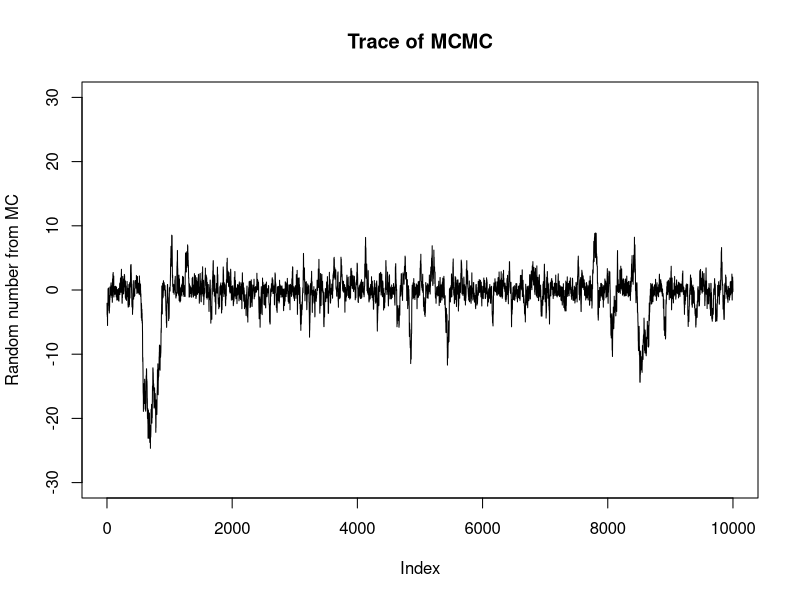
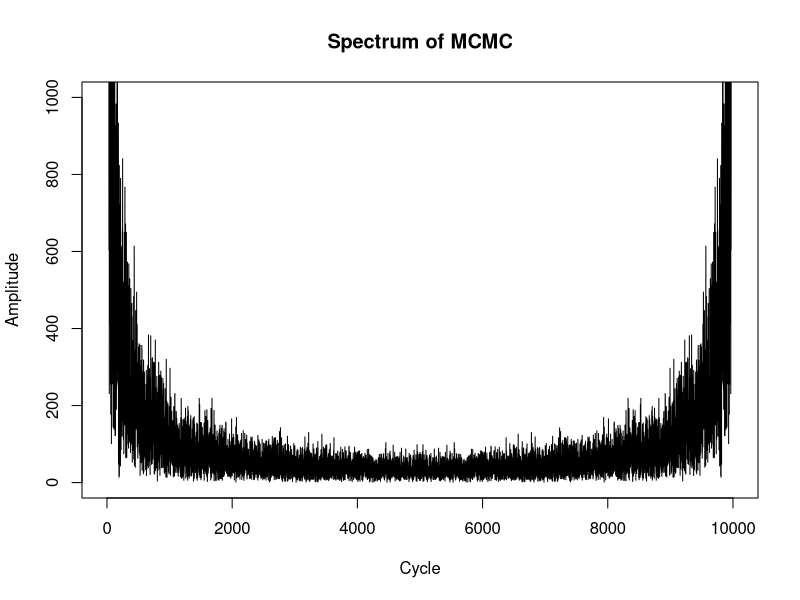
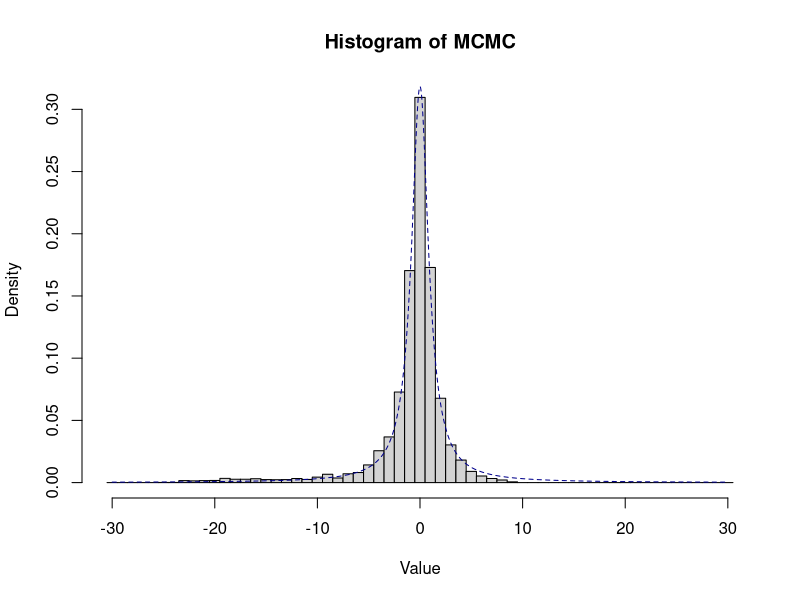
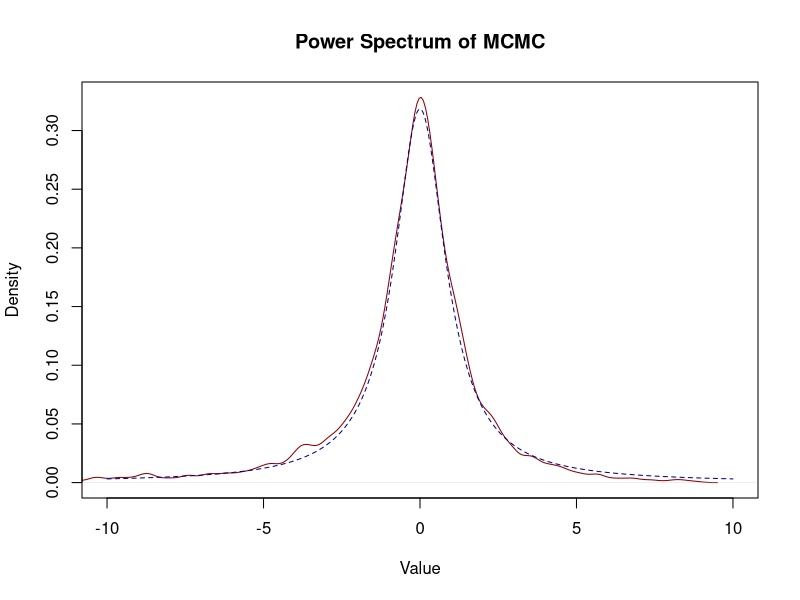
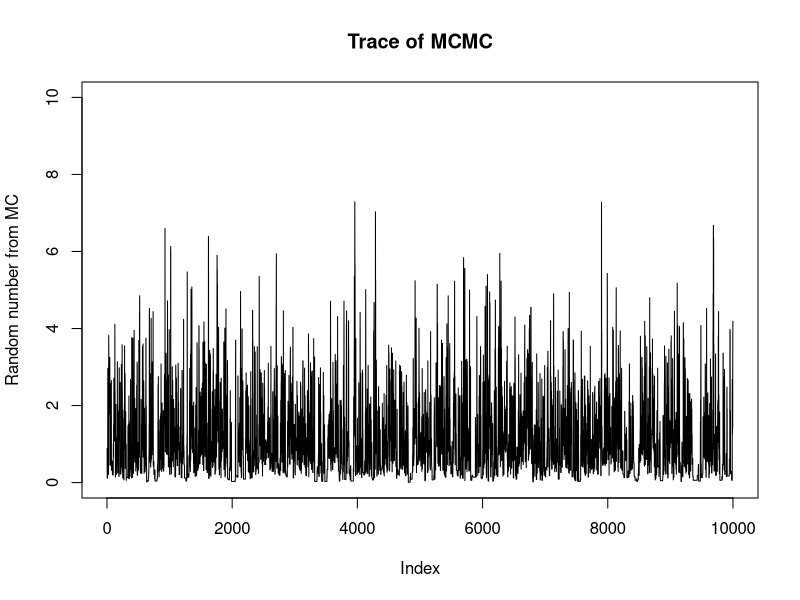
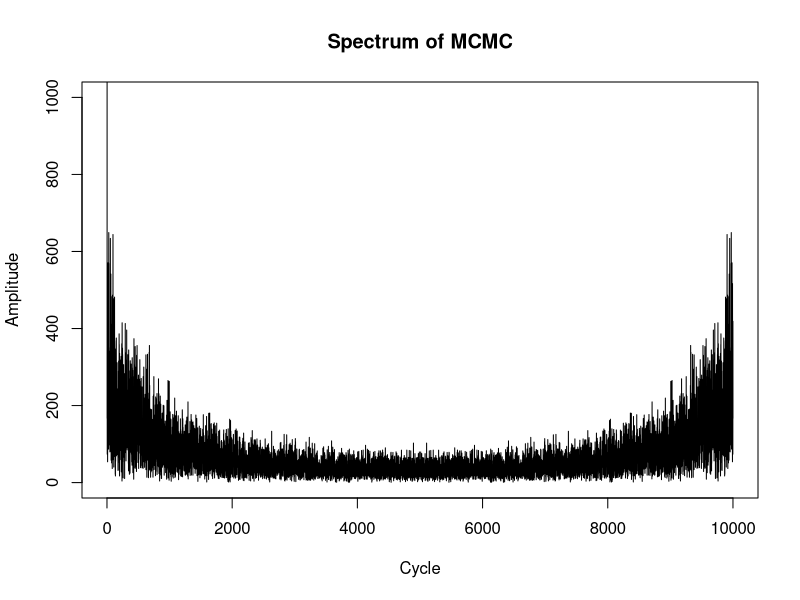
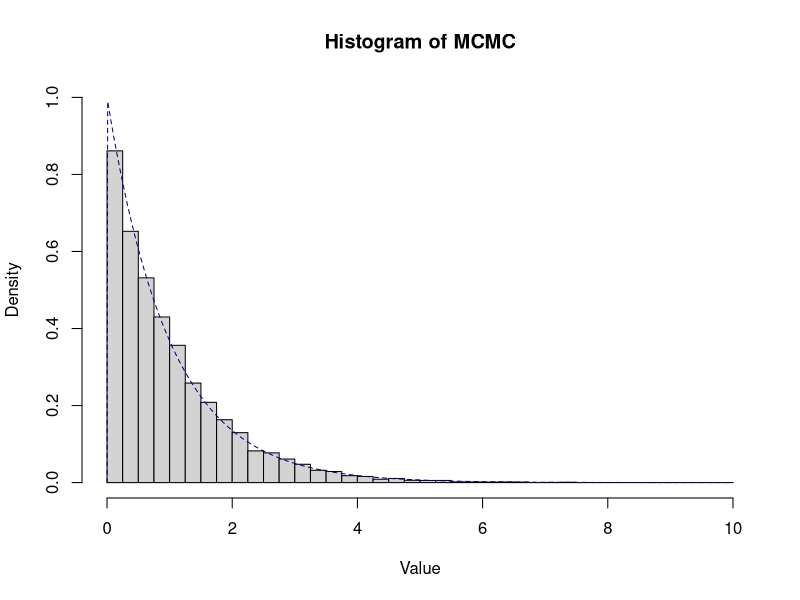
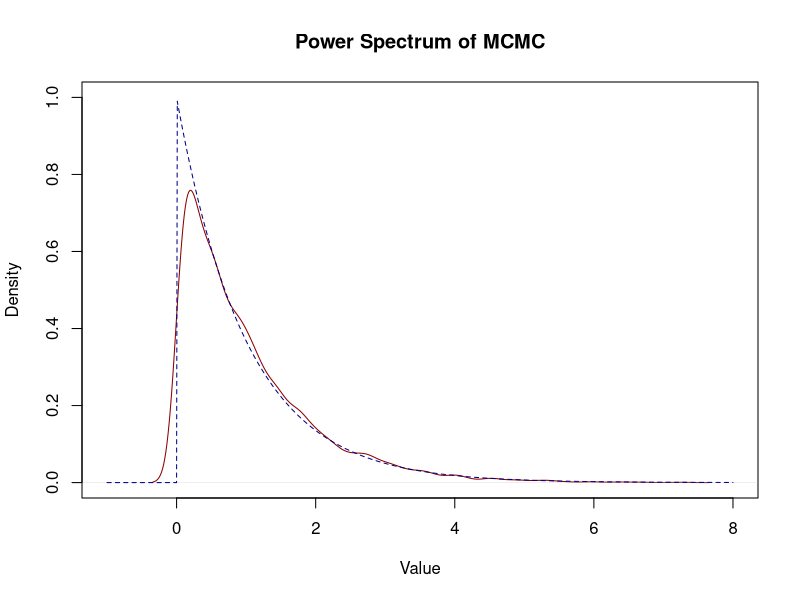

Source code (R) for these figures, in order:
#Program MCMC
#Markov Chain Monte-Carlo Method
#Author: Xiaohua_Ye
#======================================================================================
#Public
#1. The probability density function of cauchy distribution
#1.1 Cauchy Distribution:
Cauchy = function(theta, mu = 0, gam = 1){return(1/(pi*gam*(1+((theta-mu)/gam)^2)))}
#1.2 Exponential Distribution
Exponential = function(theta, lam = 1){return(ifelse(theta > 0, lam*exp(-lam*theta), 0))}
#1.3 2 Dim Normal Distribution
twoDimNormal = function(theta1, theta2, mu1 = 0, mu2 = 0, sigma1 = 1, sigma2 = 1, rou = 0){return(exp(-((theta1-mu1)^2/sigma1^2+(theta2-mu2)^2/sigma2^2-2*rou*(theta1-mu1)*(theta2-mu2)/sigma1/sigma2)/(2*sqrt(1-rou*rou)))/(2*pi*sigma1*sigma2*sqrt(1-rou*rou)))}
#1.4 Conditional Distribution of 2 Dim Normal Distribution
conTwoDimNormal = function(theta1, mu1 = 0, mu2 = 0, sigma1 = 1, sigma2 = 1, rou = 0){return(rnorm(1, rou*sigma2/sigma1*(theta1-mu1)+mu2, sigma2*sqrt(1-rou*rou)))}
#2. Initialization
#2.1 Define public variable and assign it
Time = 20000; Theta = numeric(20001); Seed = 8888; Theta[1] = 1
#2.2 Initialization function
Init = function(T = 20000, Begin = 1, seed = 8888){Time <<- T; Theta <<- numeric(T+1); Seed <<- seed; Theta[1] <<- Begin}
#2.3 drawing colors
jet.colors = colorRampPalette(c('#000080', '#0000FF', '#0080FF', '#00FFFF', '#80FF80', '#FFFF00', '#FF8000', '#FF0000', '#800000'))
#======================================================================================
#MCMC
#Method: Metropolis
#Proposal Distribution: Normal Distribution
#Target Distribution: Cauchy Distribution
Metropolis = function(aptoticRandomSeed = TRUE){
	if(aptoticRandomSeed){set.seed(Seed)}
	for(i in 1:Time+1){
		thetaStar = Theta[i-1] + rnorm(1)
		u = runif(1)
		Theta[i] <<- ifelse(u <= Cauchy(thetaStar)/Cauchy(Theta[i-1]), thetaStar, Theta[i-1])
	}
}
#--------------------------------------------------------------------------------------
#Plot and analysis
Init()
Metropolis()
pdf('C:\\Users\\Feixiao_L\\Desktop\\pdf\\Metropolis.pdf')
plot(1:10000, round(Theta[10001:20000+1], 2), 'l', ylim = c(-30, 30), xlab = 'Index', ylab = 'Random number from MC', main = 'Trace of MCMC')
plot(1:10000, abs(fft(round(Theta[10001:20000+1], 2))), 'l', xlab = 'Cycle', ylab = 'Amplitude', main = 'Spectrum of MCMC', ylim = c(0, 1000))
hist(Theta[10001:20000+1], c(-30:31-0.5), freq = FALSE, main = 'Histogram of MCMC', xlab = 'Value')
points(-3000:3000/100, Cauchy(-3000:3000/100), 'l', lty = 2, col = 'dark blue')
plot(density(Theta[10001:20000+1]), 'l', col = 'dark red', xlim = c(-10, 10), xlab = 'Value', ylab = 'Density', main = 'Power Spectrum of MCMC')
points(-1000:1000/100, Cauchy(-1000:1000/100), 'l', lty = 2, col = 'dark blue')
dev.off()
#======================================================================================
#MCMC
#Method: Metropolis-Hastings
#Proposal Distribution: Chi-Squared Distribution
#Target Distribution: Exponential Distribution
metropolisHastings = function(aptoticRandomSeed = TRUE){
	if(aptoticRandomSeed){set.seed(Seed)}
	for(i in 1:Time+1){
		thetaStar = rchisq(1, df = Theta[i-1])
		u = runif(1)
		Theta[i] <<- ifelse(u <= Exponential(thetaStar)/Exponential(Theta[i-1])*dchisq(Theta[i-1], df = thetaStar)/dchisq(thetaStar, df = Theta[i-1]), thetaStar, Theta[i-1])
	}
}
#--------------------------------------------------------------------------------------
#Plot and analysis
Init()
metropolisHastings()
pdf('C:\\Users\\Feixiao_L\\Desktop\\pdf\\MetropolisHastings.pdf')
plot(1:10000, round(Theta[10001:20000+1], 2), 'l', ylim = c(0, 10), xlab = 'Index', ylab = 'Random number from MC', main = 'Trace of MCMC')
plot(1:10000, abs(fft(round(Theta[10001:20000+1], 2))), 'l', xlab = 'Cycle', ylab = 'Amplitude', main = 'Spectrum of MCMC', ylim = c(0, 1000))
hist(Theta[10001:20000+1], c(0:40/4), freq = FALSE, main = 'Histogram of MCMC', xlab = 'Value', ylim = c(0, 1))
points(0:1000/100, Exponential(0:1000/100), 'l', lty = 2, col = 'dark blue')
plot(density(Theta[10001:20000+1]), 'l', col = 'dark red', xlim = c(-1, 8), ylim = c(0, 1), xlab = 'Value', ylab = 'Density', main = 'Power Spectrum of MCMC')
points(-100:800/100, Exponential(-100:800/100), 'l', lty = 2, col = 'dark blue')
dev.off()
#======================================================================================
#MCMC
#Method: Blockwise Metropolis-Hastings
#Proposal Distribution: 2 Dim Uniform Distribution
#Target Distribution: 2 Dim Normal Distribution, mu1 = 3, mu2 = 0, sigma1 = 2, sigma2 = 1, rou = 0.7
blockMetroHastings = function(aptoticRandomSeed = TRUE){
	if(aptoticRandomSeed){set.seed(Seed)}
	#initialization Theta
	Theta <<- matrix(0, 2, Time+1)
	for(i in 1:Time+1){
		thetaStar = t(Theta[, i-1]) + runif(2, -1, 1)
		u = runif(1)
		alpha = twoDimNormal(thetaStar[1], thetaStar[2], mu1 = 3, mu2 = 0, sigma1 = 2, sigma2 = 1, rou = 0.7)/twoDimNormal(Theta[1, i-1], Theta[2, i-1], mu1 = 3, mu2 = 0, sigma1 = 2, sigma2 = 1, rou = 0.7)
		Theta[1, i] <<- ifelse(u <= alpha, thetaStar[1], Theta[1, i-1])
		Theta[2, i] <<- ifelse(u <= alpha, thetaStar[2], Theta[2, i-1])
	}
}
#--------------------------------------------------------------------------------------
#Plot and analysis
Init()
blockMetroHastings()
pdf('C:\\Users\\Feixiao_L\\Desktop\\pdf\\BlockwiseMH.pdf')
plot(1:10000, round(Theta[1, 10001:20000+1], 2), 'l', ylim = c(-6, 12), xlab = 'Index', ylab = 'Random number from MC', main = 'Marginal Trace of MCMC (x axis)')
plot(1:10000, round(Theta[2, 10001:20000+1], 2), 'l', ylim = c(-5, 5), xlab = 'Index', ylab = 'Random number from MC', main = 'Marginal Trace of MCMC (y axis)')
plot(round(Theta[1, 10001:20000+1], 2), round(Theta[2, 10001:20000+1], 2), 'l', xlim = c(-6, 12), ylim = c(-5, 5), xlab = 'x axis', ylab = 'y axis', main = 'Trace of MCMC')
plot(1:10000, abs(fft(round(Theta[1, 10001:20000+1], 2))), 'l', xlab = 'Cycle', ylab = 'Amplitude', main = 'Marginal Spectrum of MCMC (x axis)', ylim = c(0, 1000))
plot(1:10000, abs(fft(round(Theta[2, 10001:20000+1], 2))), 'l', xlab = 'Cycle', ylab = 'Amplitude', main = 'Marginal Spectrum of MCMC (y axis)', ylim = c(0, 1000))
hist(Theta[1, 10001:20000+1], 30, freq = FALSE, main = 'Marginal Histogram of MCMC (x axis)', xlab = 'Value', ylim = c(0, 0.2))
points(-600:1200/100, dnorm(-600:1200/100, 3, 2), 'l', lty = 2, col = 'dark blue')
hist(Theta[2, 10001:20000+1], 30, freq = FALSE, main = 'Marginal Histogram of MCMC (y axis)', xlab = 'Value', ylim = c(0, 0.4))
points(-500:500/100, dnorm(-500:500/100, 0, 1), 'l', lty = 2, col = 'dark blue')
plot(density(Theta[1, 10001:20000+1]), 'l', col = 'dark red', xlim = c(-6, 12), ylim = c(0, 0.2), xlab = 'Value', ylab = 'Density', main = 'Marginal Power Spectrum of MCMC (x axis)')
points(-600:1200/100, dnorm(-600:1200/100, 3, 2), 'l', lty = 2, col = 'dark blue')
plot(density(Theta[2, 10001:20000+1]), 'l', col = 'dark red', xlim = c(-5, 5), ylim = c(0, 0.4), xlab = 'Value', ylab = 'Density', main = 'Marginal Power Spectrum of MCMC (y axis)')
points(-500:500/100, dnorm(-500:500/100, 0, 1), 'l', lty = 2, col = 'dark blue')
#stat = matrix(0, 181, 101)
#for(i in 1:181){for(j in 1:101){stat[i, j] = twoDimNormal((i-61)/10, (j-51)/10, mu1 = 3, mu2 = 0, sigma1 = 2, sigma2 = 1, rou = 0.7)}}
#filled.contour(-60:120/10, -50:50/10, stat, color = jet.colors, nlevels = 100, xlab = 'x axis', ylab = 'y axis', main = 'Distribution of MCMC random number', key.title = title('Density'))
#filled.contour(-60:120/10, -50:50/10, matrix(0, 181, 101), color = colorRampPalette(c('#FFFFFF', '#FFFFFF')), nlevels = 100, plot.axes = {axis(1); axis(2); points(Theta[1, 10001:20000+1], Theta[2, 10001:20000+1], pch = 20, cex = 0.01)}, xlab = 'x axis', ylab = 'y axis', main = 'Distribution of MCMC random number', key.title = title('Density'))
dev.off()
#======================================================================================
#Method: Componentwise Metropolis-Hastings
#Proposal Distribution: Uniform Distribution
#Target Distribution: 2 Dim Normal Distribution, mu1 = 3, mu2 = 0, sigma1 = 2, sigma2 = 1, rou = 0.7
componentMetroHastings = function(aptoticRandomSeed = TRUE){
	if(aptoticRandomSeed){set.seed(Seed)}
	#initialization Theta
	Theta <<- matrix(0, 2, Time+1)
	for(i in 1:Time+1){
		thetaStar1 = Theta[1, i-1] + runif(1, -1, 1)
		thetaStar2 = Theta[2, i-1] + runif(1, -1, 1)
		u1 = runif(1)
		u2 = runif(1)
		alpha1 = twoDimNormal(thetaStar1, Theta[2, i-1], mu1 = 3, mu2 = 0, sigma1 = 2, sigma2 = 1, rou = 0.7)/twoDimNormal(Theta[1, i-1], Theta[2, i-1], mu1 = 3, mu2 = 0, sigma1 = 2, sigma2 = 1, rou = 0.7)
		alpha2 = twoDimNormal(Theta[1, i-1], thetaStar2, mu1 = 3, mu2 = 0, sigma1 = 2, sigma2 = 1, rou = 0.7)/twoDimNormal(Theta[1, i-1], Theta[2, i-1], mu1 = 3, mu2 = 0, sigma1 = 2, sigma2 = 1, rou = 0.7)
		Theta[1, i] <<- ifelse(u1 <= alpha1, thetaStar1, Theta[1, i-1])
		Theta[2, i] <<- ifelse(u2 <= alpha2, thetaStar2, Theta[2, i-1])
	}
}
#--------------------------------------------------------------------------------------
#Plot and analysis
Init()
componentMetroHastings()
pdf('C:\\Users\\Feixiao_L\\Desktop\\pdf\\ComponentwiseMH.pdf')
plot(1:10000, round(Theta[1, 10001:20000+1], 2), 'l', ylim = c(-6, 12), xlab = 'Index', ylab = 'Random number from MC', main = 'Marginal Trace of MCMC (x axis)')
plot(1:10000, round(Theta[2, 10001:20000+1], 2), 'l', ylim = c(-5, 5), xlab = 'Index', ylab = 'Random number from MC', main = 'Marginal Trace of MCMC (y axis)')
plot(round(Theta[1, 10001:20000+1], 2), round(Theta[2, 10001:20000+1], 2), 'l', xlim = c(-6, 12), ylim = c(-5, 5), xlab = 'x axis', ylab = 'y axis', main = 'Trace of MCMC')
plot(1:10000, abs(fft(round(Theta[1, 10001:20000+1], 2))), 'l', xlab = 'Cycle', ylab = 'Amplitude', main = 'Marginal Spectrum of MCMC (x axis)', ylim = c(0, 1000))
plot(1:10000, abs(fft(round(Theta[2, 10001:20000+1], 2))), 'l', xlab = 'Cycle', ylab = 'Amplitude', main = 'Marginal Spectrum of MCMC (y axis)', ylim = c(0, 1000))
hist(Theta[1, 10001:20000+1], 30, freq = FALSE, main = 'Marginal Histogram of MCMC (x axis)', xlab = 'Value', ylim = c(0, 0.2))
points(-600:1200/100, dnorm(-600:1200/100, 3, 2), 'l', lty = 2, col = 'dark blue')
hist(Theta[2, 10001:20000+1], 30, freq = FALSE, main = 'Marginal Histogram of MCMC (y axis)', xlab = 'Value', ylim = c(0, 0.4))
points(-500:500/100, dnorm(-500:500/100, 0, 1), 'l', lty = 2, col = 'dark blue')
plot(density(Theta[1, 10001:20000+1]), 'l', col = 'dark red', xlim = c(-6, 12), ylim = c(0, 0.2), xlab = 'Value', ylab = 'Density', main = 'Marginal Power Spectrum of MCMC (x axis)')
points(-600:1200/100, dnorm(-600:1200/100, 3, 2), 'l', lty = 2, col = 'dark blue')
plot(density(Theta[2, 10001:20000+1]), 'l', col = 'dark red', xlim = c(-5, 5), ylim = c(0, 0.4), xlab = 'Value', ylab = 'Density', main = 'Marginal Power Spectrum of MCMC (y axis)')
points(-500:500/100, dnorm(-500:500/100, 0, 1), 'l', lty = 2, col = 'dark blue')
#stat = matrix(0, 181, 101)
#for(i in 1:181){for(j in 1:101){stat[i, j] = twoDimNormal((i-61)/10, (j-51)/10, mu1 = 3, mu2 = 0, sigma1 = 2, sigma2 = 1, rou = 0.7)}}
#filled.contour(-60:120/10, -50:50/10, stat, color = jet.colors, nlevels = 100, xlab = 'x axis', ylab = 'y axis', main = 'Distribution of MCMC random number', key.title = title('Density'))
#filled.contour(-60:120/10, -50:50/10, matrix(0, 181, 101), color = colorRampPalette(c('#FFFFFF', '#FFFFFF')), nlevels = 100, plot.axes = {axis(1); axis(2); points(Theta[1, 10001:20000+1], Theta[2, 10001:20000+1], pch = 20, cex = 0.01)}, xlab = 'x axis', ylab = 'y axis', main = 'Distribution of MCMC random number', key.title = title('Density'))
dev.off()
#======================================================================================
#Method: Gibbs Sampling
#Proposal Distribution: Conditional Distribution of Target Distribution
#Target Distribution: 2 Dim Normal Distribution, mu1 = 3, mu2 = 0, sigma1 = 2, sigma2 = 1, rou = 0.7
Gibbs = function(aptoticRandomSeed = TRUE){
	if(aptoticRandomSeed){set.seed(Seed)}
	#initialization Theta
	Theta <<- matrix(0, 2, Time+1)
	for(i in 1:Time+1){
		Theta[2, i] <<- conTwoDimNormal(Theta[1, i-1], mu1 = 3, mu2 = 0, sigma1 = 2, sigma2 = 1, rou = 0.7)
		Theta[1, i] <<- conTwoDimNormal(Theta[2, i], mu2 = 3, mu1 = 0, sigma2 = 2, sigma1 = 1, rou = 0.7)
	}
}
#--------------------------------------------------------------------------------------
#Plot and analysis
Init()
Gibbs()
pdf('C:\\Users\\Feixiao_L\\Desktop\\pdf\\Gibbs.pdf')
plot(1:10000, round(Theta[1, 10001:20000+1], 2), 'l', ylim = c(-6, 12), xlab = 'Index', ylab = 'Random number from MC', main = 'Marginal Trace of MCMC (x axis)')
plot(1:10000, round(Theta[2, 10001:20000+1], 2), 'l', ylim = c(-5, 5), xlab = 'Index', ylab = 'Random number from MC', main = 'Marginal Trace of MCMC (y axis)')
plot(round(Theta[1, 10001:20000+1], 2), round(Theta[2, 10001:20000+1], 2), 'l', xlim = c(-6, 12), ylim = c(-5, 5), xlab = 'x axis', ylab = 'y axis', main = 'Trace of MCMC')
plot(1:10000, abs(fft(round(Theta[1, 10001:20000+1], 2))), 'l', xlab = 'Cycle', ylab = 'Amplitude', main = 'Marginal Spectrum of MCMC (x axis)', ylim = c(0, 1000))
plot(1:10000, abs(fft(round(Theta[2, 10001:20000+1], 2))), 'l', xlab = 'Cycle', ylab = 'Amplitude', main = 'Marginal Spectrum of MCMC (y axis)', ylim = c(0, 1000))
hist(Theta[1, 10001:20000+1], 30, freq = FALSE, main = 'Marginal Histogram of MCMC (x axis)', xlab = 'Value', ylim = c(0, 0.2))
points(-600:1200/100, dnorm(-600:1200/100, 3, 2), 'l', lty = 2, col = 'dark blue')
hist(Theta[2, 10001:20000+1], 30, freq = FALSE, main = 'Marginal Histogram of MCMC (y axis)', xlab = 'Value', ylim = c(0, 0.4))
points(-500:500/100, dnorm(-500:500/100, 0, 1), 'l', lty = 2, col = 'dark blue')
plot(density(Theta[1, 10001:20000+1]), 'l', col = 'dark red', xlim = c(-6, 12), ylim = c(0, 0.2), xlab = 'Value', ylab = 'Density', main = 'Marginal Power Spectrum of MCMC (x axis)')
points(-600:1200/100, dnorm(-600:1200/100, 3, 2), 'l', lty = 2, col = 'dark blue')
plot(density(Theta[2, 10001:20000+1]), 'l', col = 'dark red', xlim = c(-5, 5), ylim = c(0, 0.4), xlab = 'Value', ylab = 'Density', main = 'Marginal Power Spectrum of MCMC (y axis)')
points(-500:500/100, dnorm(-500:500/100, 0, 1), 'l', lty = 2, col = 'dark blue')
#stat = matrix(0, 181, 101)
#for(i in 1:181){for(j in 1:101){stat[i, j] = twoDimNormal((i-61)/10, (j-51)/10, mu1 = 3, mu2 = 0, sigma1 = 2, sigma2 = 1, rou = 0.7)}}
#filled.contour(-60:120/10, -50:50/10, stat, color = jet.colors, nlevels = 100, xlab = 'x axis', ylab = 'y axis', main = 'Distribution of MCMC random number', key.title = title('Density'))
#filled.contour(-60:120/10, -50:50/10, matrix(0, 181, 101), color = colorRampPalette(c('#FFFFFF', '#FFFFFF')), nlevels = 100, plot.axes = {axis(1); axis(2); points(Theta[1, 10001:20000+1], Theta[2, 10001:20000+1], pch = 20, cex = 0.01)}, xlab = 'x axis', ylab = 'y axis', main = 'Distribution of MCMC random number', key.title = title('Density'))
dev.off()